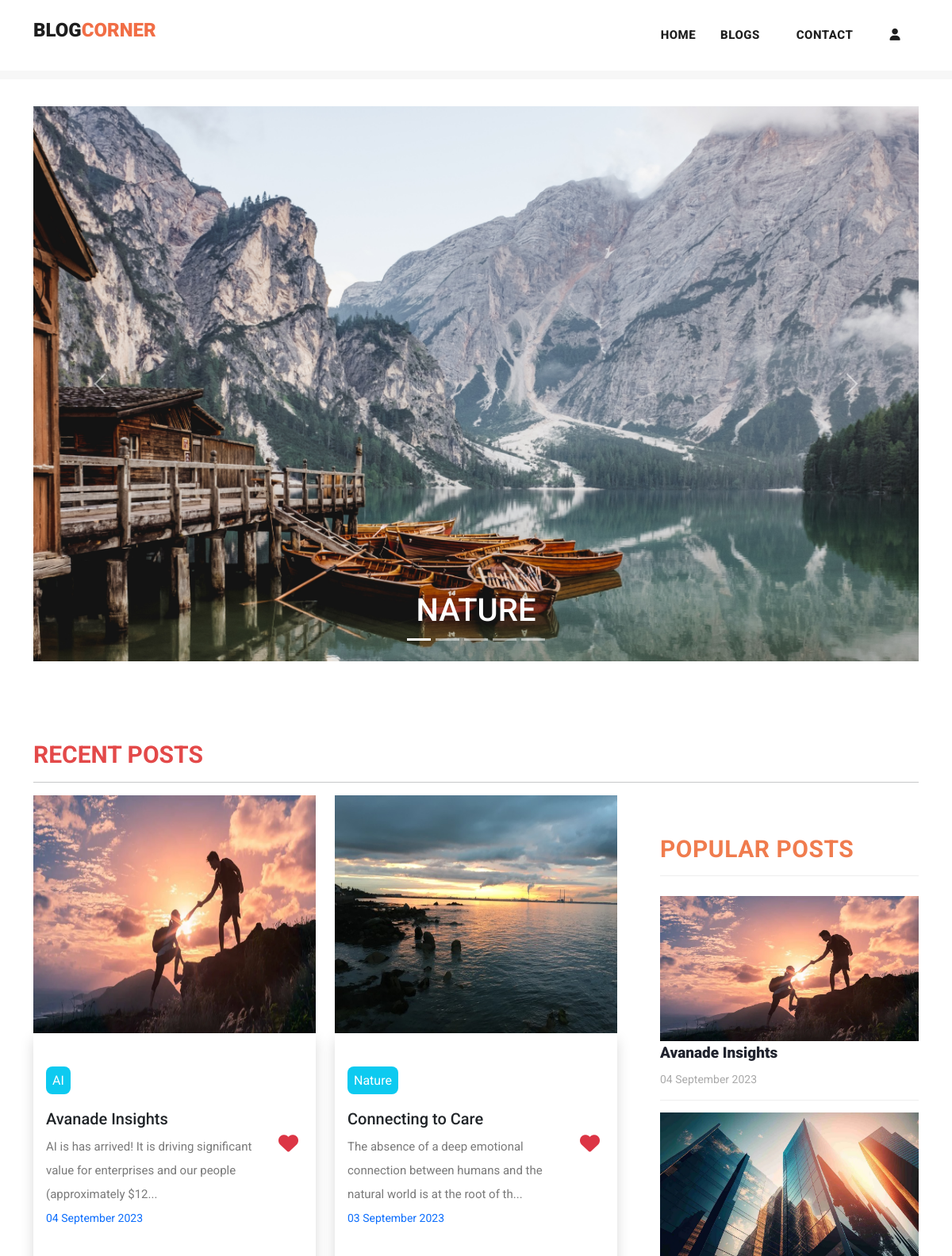
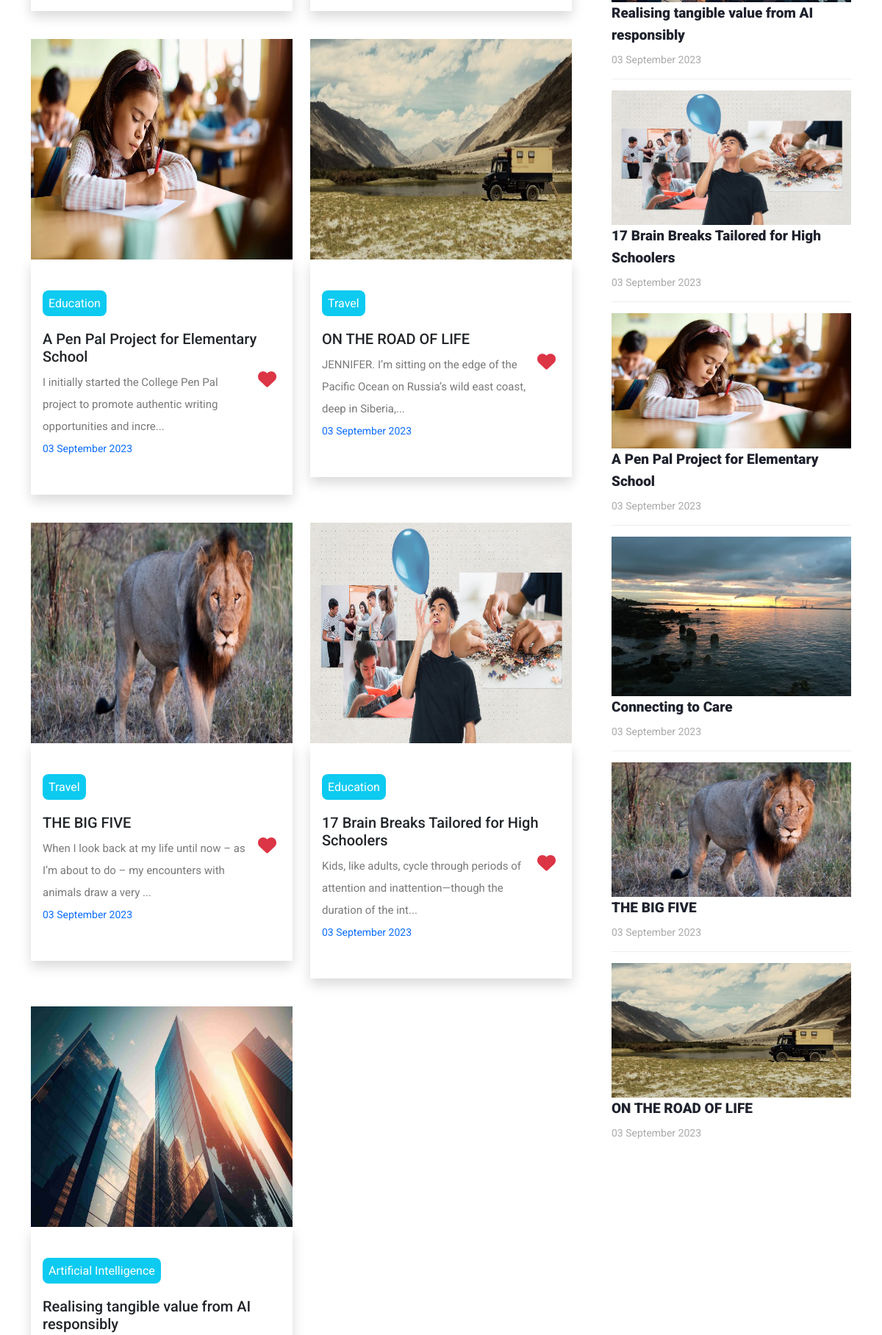
The page / (upper part) on the database its author committed (2 pictures, top to bottom).
### myapp/models.py (models this page shows, shortened)
class Post(models.Model):
    postname = models.CharField(max_length=600)
    category = models.CharField(max_length=600)
    image = models.ImageField(upload_to='images/posts',blank=True,null=True)
    content = models.CharField(max_length=100000)
    time = models.CharField(default=time,max_length=100, blank=True)
    likes = models.IntegerField(null=True,blank=True,default=0)
    user = models.ForeignKey(User,on_delete=models.CASCADE)

### myapp/views.py (the view)
# urls.py: path("",views.index,name="index"),
def index(request):
    return render(request,"index.html",{
        'posts':Post.objects.filter(user_id=request.user.id).order_by("id").reverse(),
        'top_posts':Post.objects.all().order_by("-likes"),
        'recent_posts':Post.objects.all().order_by("-id"),
        'user':request.user,
        'media_url':settings.MEDIA_URL
    })

### templates/index.html (shortened to what this page needs)
{% load static %}
<!DOCTYPE html>
<html lang="en">
<head>
  <link href="https://cdn.jsdelivr.net/npm/bootstrap@5.3.0-alpha3/dist/css/bootstrap.min.css" rel="stylesheet"
>
  <link href="{% static 'vendor/bootstrap/css/bootstrap.min.css' %}" rel="stylesheet">
  <link href="https://cdn.jsdelivr.net/npm/bootstrap@5.3.1/dist/css/bootstrap.min.css" rel="stylesheet"
>
</head>
<link rel="stylesheet" href="{% static 'assets/css/fontawesome.css' %}">
<link rel="stylesheet" href="https://cdnjs.cloudflare.com/ajax/libs/font-awesome/6.4.2/css/all.min.css">
<link rel="stylesheet" href="{% static 'assets/css/templatemo-stand-blog.css' %}">
<link rel="stylesheet" href="{% static 'assets/css/owl.css' %}">
<link rel="stylesheet" href="{% static 'assets/css/styles.css' %}">
</head>
<body>
  {%include 'header.html'%}
  <div class="container mt-5 carousel">
    <div id="carouselExampleCaptions" class="carousel slide">
      <div class="carousel-indicators">
        <button type="button" data-bs-target="#carouselExampleCaptions" data-bs-slide-to="0" class="active"
          aria-current="true" aria-label="Slide 1"></button>
        <button type="button" data-bs-target="#carouselExampleCaptions" data-bs-slide-to="1"
          aria-label="Slide 2"></button>
        <button type="button" data-bs-target="#carouselExampleCaptions" data-bs-slide-to="2"
          aria-label="Slide 3"></button>
        <button type="button" data-bs-target="#carouselExampleCaptions" data-bs-slide-to="3"
          aria-label="Slide 4"></button>
        <button type="button" data-bs-target="#carouselExampleCaptions" data-bs-slide-to="4"
          aria-label="Slide 5"></button>
      </div>
      <div class="carousel-inner">
        <div class="carousel-item active">
          <img src="{% static 'assets/images/nature.jpg' %}" alt="image1">
          <div class="carousel-caption ">
            <h1>NATURE</h1>
          </div>
        </div>
      </div>
      <button class="carousel-control-prev" type="button" data-bs-target="#carouselExampleCaptions"
        data-bs-slide="prev">
        <span class="carousel-control-prev-icon" aria-hidden="true"></span>
      </button>
      <button class="carousel-control-next" type="button" data-bs-target="#carouselExampleCaptions"
        data-bs-slide="next">
        <span class="carousel-control-next-icon" aria-hidden="true"></span>
      </button>
    </div>
  </div>
  <section class="blog-posts">
    <div class="container">
      <h3 class="mb-2" style="color: rgb(227, 73, 73); font-size: 30px; font-weight: bold;">RECENT POSTS</h3>
      <hr>
      <div class=" row">
        <div class="col-lg-8">
          <div class="all-blog-posts">
            <div class="row">
              {% for post in top_posts|slice:"0:7" %}
              <div class="col col-lg-6 col-12 pb-2 blog-post ">
                <img src="{{media_url}}{{post.image}}" alt="" class="img-fluid" width="100%">
                <div class="px-3 py-5 shadow">
                  <a href="{% url 'post' post.id %}" class="text-decoration-none text-dark mb-3">
                    <span class="text-white bg-info text-center rounded-3 mt-5"
                      style="padding: 8px;">{{post.category}}</span>
                    <h5 class="mt-4">{{post.postname}}</h5>
                  </a>
                  <form method="post" action="{% url 'increaselikes' post.id %}">
                    <button class="float-right small" type="submit"
                      style="border: none; background: transparent; font-size: 25px;"><i
                        class="fa fa-heart text-danger"></i></button>
                  </form>
                  <p class="mt-2">{{post.content|slice:"0:100"}}...</p>
                  <p class="small text-primary">{{post.time}} </p>
                </div>
              </div>
              {% endfor %}
            </div>
          </div>
        </div>
        <div class="col-lg-4">
          <div class="sidebar">
            <div class="row">
              <div class="col-lg-12">
                <div class="sidebar-item recent-posts">
                  <div class="sidebar-heading">
                    <h2 style="color: rgb(240, 124, 78); font-size: 30px; font-weight: bold;">Popular Posts</h2>
                  </div>
                  <div class="content">
                    <ul>
                      {% for post in recent_posts|slice:"0:" %}
                      <li>
                        <img src="{{media_url}}{{post.image}}" class="img-fluid" alt="" width="100%">
                        <a href="post-details.html">
                          <a href="{% url 'post' post.id %}" class="text-decoration-none text-dark">
                            <h5>{{post.postname}}</h5>
                          </a>
                          <span>{{post.time}}</span>
                        </a>
                      </li>
                      {% endfor %}
                    </ul>
                  </div>
                </div>
              </div>
            </div>
          </div>
        </div>
      </div>
    </div>
  </section>
</body>
</html>

### static/assets/css/templatemo-stand-blog.css (style rules this page uses)
body { font-family: 'Roboto', sans-serif; overflow-x: hidden; text-rendering: optimizeLegibility; -webkit-font-smoothing: antialiased; -moz-osx-font-smoothing: grayscale; }
p { margin-bottom: 0px; font-size: 15px; font-weight: 400; color: #7a7a7a; line-height: 30px; }
a { text-decoration: none!important; }
ul { padding: 0; margin: 0; list-style: none; }
h1,h2,h3,h4,h5,h6 { margin: 0px; }
.blog-posts { margin-top: 100px; }
.blog-posts .blog-post { margin-bottom: 30px; }
.blog-posts .sidebar-heading h2 { font-size: 18px; text-transform: uppercase; font-weight: 900; letter-spacing: 0.5px; color: #20232e; border-bottom: 1px solid #eee; padding-bottom: 15px; margin-bottom: 25px; }
.sidebar { margin-left: 30px; }
.sidebar .sidebar-item { margin-top: 50px; }
.sidebar .sidebar-heading h2 { font-size: 18px; text-transform: uppercase; font-weight: 900; letter-spacing: 0.5px; color: #20232e; border-bottom: 1px solid #eee; padding-bottom: 15px; margin-bottom: 25px; }
.sidebar .recent-posts ul li { margin-bottom: 15px; padding-bottom: 15px; border-bottom: 1px solid #eee; }
.sidebar .recent-posts ul li:last-child { margin-bottom: 0px; padding-bottom: 0px; border-bottom: none; }
.sidebar .recent-posts ul li h5 { font-size: 19px; font-weight: 900; color: #20232e; line-height: 30px; transition: all 0.3s; }
.sidebar .recent-posts ul li span { display: block; font-size: 14px; color: #aaa; margin-top: 8px; }

### static/assets/css/styles.css (style rules this page uses)
.carousel img { width: 100%; height: 700px; }
.blog-posts .blog-post img, .blog-post img { height: 300px; }

### templates/footer.html (style rules this page uses)
li { text-decoration: none; text-align: left; }
li a { color: rgb(153, 147, 147); }

### rows shown on the page
Post: image (picture), category "AI", postname "Avanade Insights", content "AI is has arrived! It is driving significant value for enterprises and our people (approximately $12", time "04 September 2023"
Post: image (picture), category "Nature", postname "Connecting to Care", content "The absence of a deep emotional connection between humans and the natural world is at the root of th", time "03 September 2023"
Post: image (picture), category "Education", postname "A Pen Pal Project for Elementary School", content "I initially started the College Pen Pal project to promote authentic writing opportunities and incre", time "03 September 2023"
Post: image (picture), category "Travel", postname "ON THE ROAD OF LIFE", content "JENNIFER. I’m sitting on the edge of the Pacific Ocean on Russia’s wild east coast, deep in Siberia,", time "03 September 2023"
Post: image (picture), category "Travel", postname "THE BIG FIVE", content "When I look back at my life until now – as I’m about to do – my encounters with animals draw a very", time "03 September 2023"
Post: image (picture), category "Education", postname "17 Brain Breaks Tailored for High Schoolers", content "Kids, like adults, cycle through periods of attention and inattention—though the duration of the int", time "03 September 2023"
Post: image (picture), category "Artificial Intelligence", postname "Realising tangible value from AI responsibly", time "03 September 2023"
